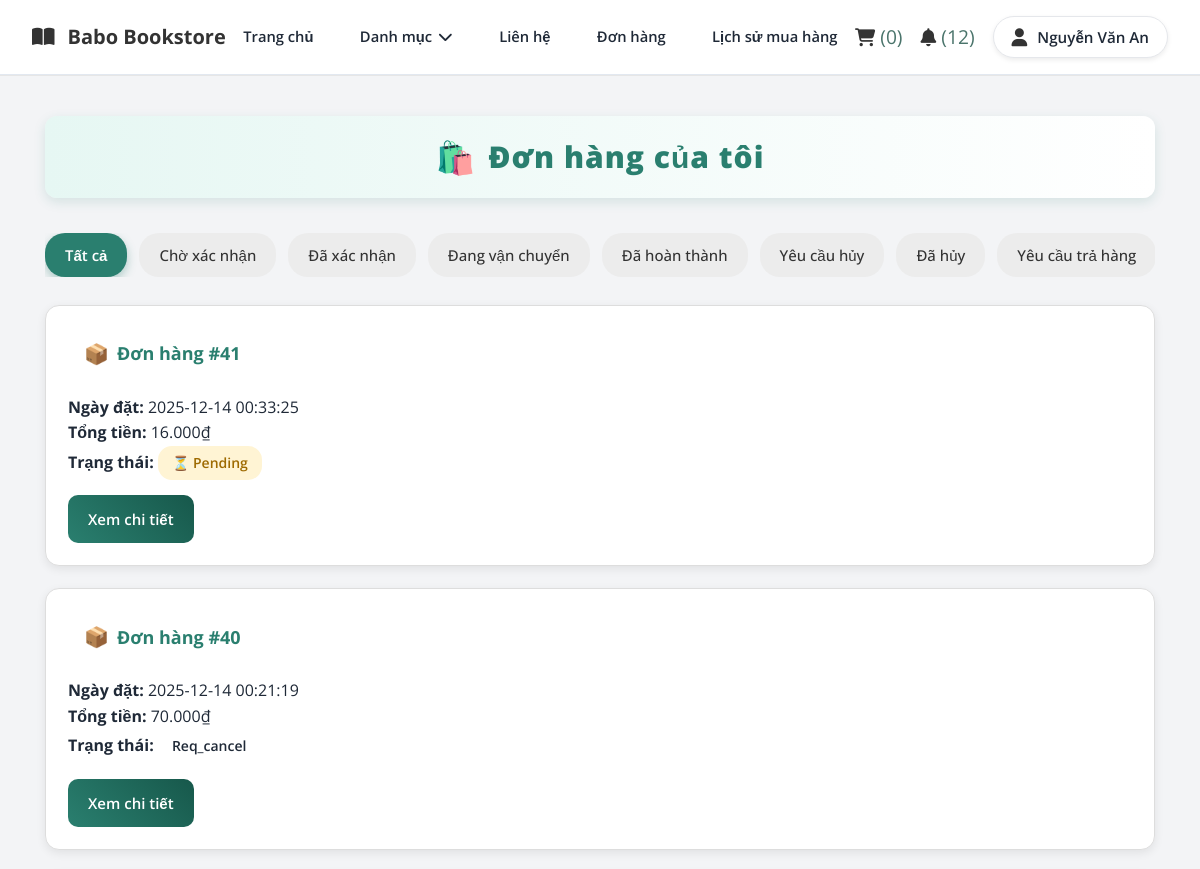
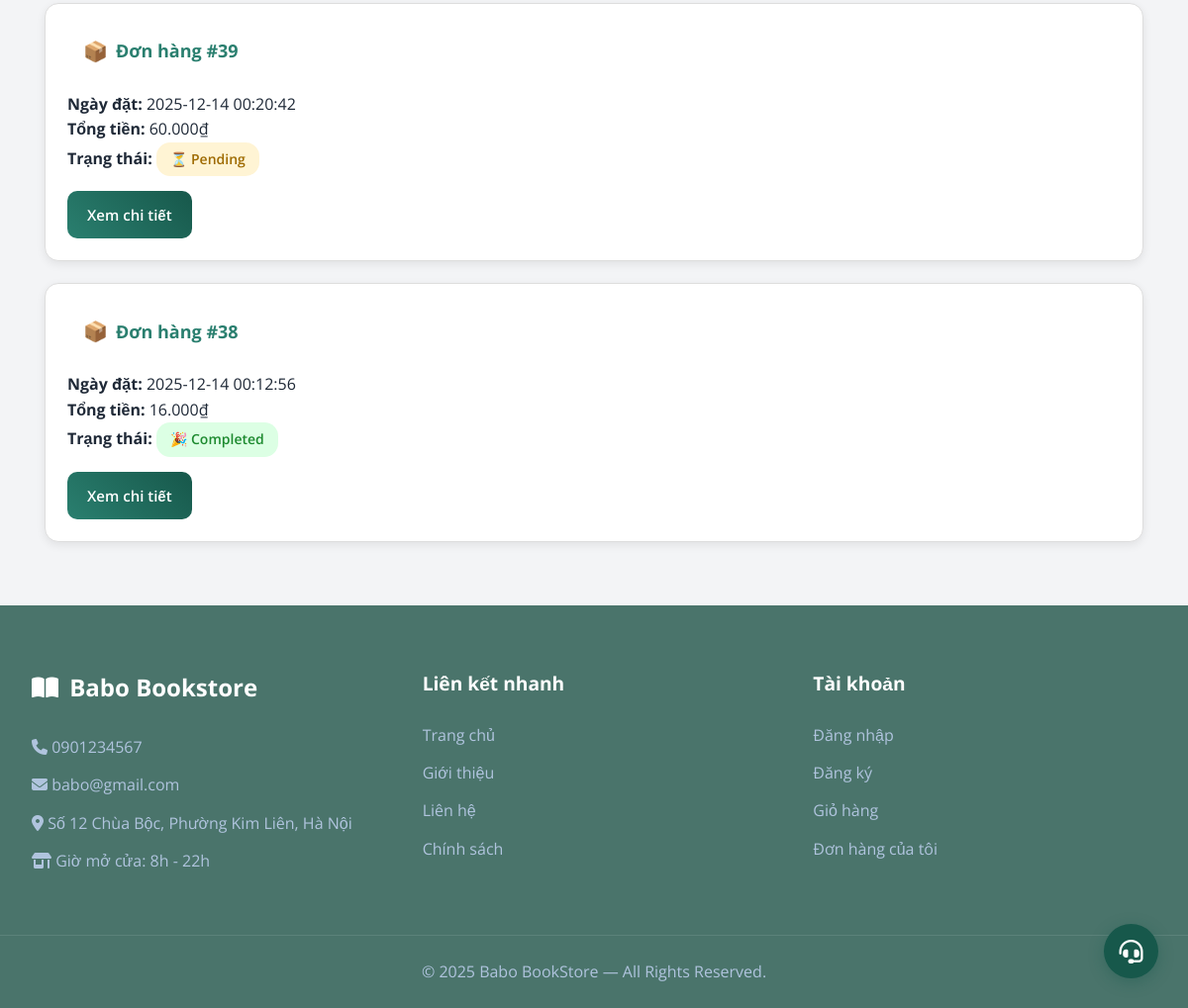
Page /order.php?status=all (signed in) on the committed database (2 pictures, top to bottom).
### tables this page shows
CREATE TABLE `users` (
  `user_id` int(11) NOT NULL,
  `full_name` varchar(100) NOT NULL,
  `email` varchar(150) NOT NULL,
  `password` varchar(255) NOT NULL,
  `phone` varchar(20) NOT NULL,
  `gender` enum('Nữ','Nam','Khác','') NOT NULL,
  `dob` date NOT NULL,
  `role` enum('customer','admin','','') NOT NULL,
  `created_at` datetime NOT NULL DEFAULT current_timestamp(),
  `status` enum('active','banned','','') NOT NULL,
  `reset_token` varchar(64) DEFAULT NULL,
  `token_expiry` datetime DEFAULT NULL,
  `login_attempts` int(11) DEFAULT 0,
  `last_attempt` datetime DEFAULT NULL
);

CREATE TABLE `orders` (
  `order_id` int(11) NOT NULL,
  `user_id` int(11) NOT NULL,
  `address_id` int(11) NOT NULL,
  `order_date` datetime NOT NULL DEFAULT current_timestamp(),
  `total_amount` decimal(10,2) NOT NULL,
  `payment_method` enum('COD','online','','') NOT NULL,
  `payment_status` enum('pending','paid','failed','') NOT NULL,
  `shipping_fee` decimal(10,2) NOT NULL,
  `order_status` enum('pending','confirmed','shipping','completed','canceled','req_cancel','reject_cancel','req_return','accept_return','reject_return') NOT NULL,
  `previous_status` varchar(50) DEFAULT NULL
);

### order.php (the view, shortened to what this page needs)
<?php
include 'connect.php';
$user_id = $_SESSION['user_id'];
$status = isset($_GET['status']) ? $_GET['status'] : 'none';
$filter = "";
$query = "
    SELECT o.*, u.full_name
    FROM orders o
    JOIN users u ON o.user_id = u.user_id
    WHERE o.user_id = '$user_id' $filter
    ORDER BY o.order_id DESC
";
$orders = mysqli_query($ocon, $query);
?>
<!DOCTYPE html>
<html lang="vi">
<head>
    <link rel="stylesheet" href="CSS/style.css">
     <link rel="stylesheet" href="CSS/order.css">
    <link rel="stylesheet" href="https://cdnjs.cloudflare.com/ajax/libs/font-awesome/6.4.0/css/all.min.css">
</head>
<body>
<?php include 'header.php'; ?>
<section class="orders_container">
    <h2>Đơn hàng của tôi</h2>
    <div class="order_tabs">
        <a href="order.php?status=all" class="tab <?= ($status=='all')?'active':'' ?>" data-tab="all">Tất cả</a>
        <a href="order.php?status=pending" class="tab <?= ($status=='pending')?'active':'' ?>" data-tab="pending">Chờ xác nhận</a>
        <a href="order.php?status=confirmed" class="tab <?= ($status=='confirmed')?'active':'' ?>" data-tab="confirmed">Đã xác nhận</a>
        <a href="order.php?status=shipping" class="tab <?= ($status=='shipping')?'active':'' ?>" data-tab="shipping">Đang vận chuyển</a>
        <a href="order.php?status=completed" class="tab <?= ($status=='completed')?'active':'' ?>" data-tab="completed">Đã hoàn thành</a>
        <a href="order.php?status=req_cancel" class="tab <?= ($status=='req_cancel')?'active':'' ?>" data-tab="req_cancel">Yêu cầu hủy</a>
        <a href="order.php?status=canceled" class="tab <?= ($status=='canceled')?'active':'' ?>" data-tab="canceled">Đã hủy</a>
        <a href="order.php?status=req_return"
   class="tab <?= ($status=='req_return')?'active':'' ?>">
   Yêu cầu trả hàng
</a>
    </div>
    <div id="order_list_wrapper">
        <div class="order_list">
            <?php if ($status !== "none") {   ?>
                <?php
                if (mysqli_num_rows($orders) > 0) {
                    while ($o = mysqli_fetch_assoc($orders)) {
                ?>
                <div class="order_item">
                    <h3>Đơn hàng #<?= $o['order_id'] ?></h3>
                    <p><strong>Ngày đặt:</strong> <?= $o['order_date'] ?></p>
                    <p><strong>Tổng tiền:</strong>
                        <?= number_format($o['total_amount'] + $o['shipping_fee'], 0, ',', '.') ?>₫
                    </p>
                    <p><strong>Trạng thái:</strong>
                        <span class="status <?= $o['order_status'] ?>">
                            <?= ucfirst($o['order_status']) ?>
                        </span>
                    </p>
                    <a href="order_detail.php?id=<?= $o['order_id']; ?>" class="order_detail_btn">
                        Xem chi tiết
                    </a>
                </div>
                <?php
                    }
                } else {
                    echo "<p class='empty'>Không có đơn hàng nào.</p>";
                }
                ?>
            <?php } ?>
        </div>
    </div>
</section>
<?php include 'footer.php'; ?>
</body>
</html>

### header.php (shortened to what this page needs)
<?php
include 'connect.php';
$unread_notif = 0;
$cart_id = 0;
$user_name = "";
if (isset($_SESSION['user_id'])) {
    $user_id = $_SESSION['user_id'];
    $user_query = mysqli_query($ocon, "SELECT full_name, role FROM users WHERE user_id = '$user_id'");
    if ($user = mysqli_fetch_assoc($user_query)) {
        $user_name = $user['full_name'];
    }
$unread_notif = 0;
if (!empty($_SESSION['user_id'])) {
    $user_id = intval($_SESSION['user_id']);
    $q = mysqli_query($ocon,
        "SELECT COUNT(*) AS total
         FROM notifications_customer
         WHERE user_id=$user_id AND is_read=0"
    );
    $unread_notif = ($q && $row = mysqli_fetch_assoc($q)) ? $row['total'] : 0;
}
    $cart_query = mysqli_query($ocon, "SELECT cart_id FROM carts WHERE user_id = '$user_id'");
    if (mysqli_num_rows($cart_query) > 0) {
        $cart = mysqli_fetch_assoc($cart_query);
        $cart_id = $cart['cart_id'];
    } else {
        mysqli_query($ocon, "INSERT INTO carts(user_id) VALUES('$user_id')");
        $cart_id = mysqli_insert_id($ocon);
    }
}
$total_cart_items = 0;
if ($cart_id > 0) {
    $count_cart_items = mysqli_query($ocon, "SELECT * FROM cart_items WHERE cart_id = '$cart_id'");
    $total_cart_items = mysqli_num_rows($count_cart_items);
}
?>
<link rel="stylesheet" href="CSS/header.css">
<header class="user_header">
    <div class="header_1">
        <div class="user_flex">
            <a href="index.php" class="book_logo">
                <i class="fas fa-book-open"></i> Babo Bookstore
            </a>
            <nav class="navbar">
                <a href="index.php">Trang chủ</a>
                <div class="category_menu">
    <a href="javascript:void(0)" class="category_btn">Danh mục <i class="fas fa-chevron-down"></i></a>
</div>
                <a href="contact.php">Liên hệ</a>
                <a href="order.php">Đơn hàng</a>
                <a href="purchase_history.php">Lịch sử mua hàng</a>
            </nav>
            <div class="icons">
                <a href="cart.php">
                    <i class="fas fa-shopping-cart"></i>
                    <span>(<?php echo $total_cart_items; ?>)</span>
                </a>
                <a href="notification_customer.php" class="notif_icon">
                    <i class="fas fa-bell"></i>
                    <?php if ($unread_notif > 0): ?>
                        (<span class="notif_count"><?= $unread_notif ?></span>)
                    <?php endif; ?>
                </a>
                <div class="user-menu">
                    <div id="user-btn" class="user_box">
    <i class="fas fa-user"></i>
    <span><?= $user_name ?: "Tài khoản" ?></span>
</div>
                </div>
            </div>
        </div>
    </div>
</header>

### CSS/style.css (style rules this page uses)
:root { --primary-color: #4a746b; --accent-color: #0b4644; --light-blue: #EFF6FF; --orange: #F59E0B; --text-color: #1F2937; --light-text: #4B5563; --white: #ffffff; --border-radius: 12px; --shadow: 0 10px 15px -3px rgba(0, 0, 0, 0.1), 0 4px 6px -2px rgba(0, 0, 0, 0.05); --transition: all 0.3s ease; }
* { margin: 0; padding: 0; box-sizing: border-box; font-family: 'Open Sans', sans-serif; text-decoration: none; list-style: none; border: none; outline: none; }
body { background-color: #f3f4f6; color: var(--text-color); line-height: 1.6; }
.user_header .header_1 { background-color: var(--white); border-bottom: 1px solid #e2e8f0; }
.user_flex { max-width: 1200px; margin: 0 auto; padding: 1rem 2rem; display: flex; align-items: center; justify-content: space-between; }
.book_logo { font-size: 1.5rem; font-weight: 700; color: var(--primary-color); display: flex; align-items: center; gap: 0.5rem; }
.user_flex .navbar { display: flex; gap: 2rem; }
.user_flex .navbar a { font-size: 1rem; color: var(--text-color); font-weight: 500; transition: var(--transition); }
.icons { display: flex; gap: 1.2rem; }
.icons a { font-size: 1.2rem; color: var(--primary-color); transition: var(--transition); }
.user_box { display: flex; align-items: center; gap: 10px; padding: 8px 18px; background: var(--white); border: 1px solid #e5e7eb; border-radius: 50px; box-shadow: 0 2px 5px rgba(0,0,0,0.08); transition: var(--transition); cursor: pointer; }
.user_box i { font-size: 1.3rem; color: var(--primary-color); }
.user_box span { font-size: 0.95rem; font-weight: 600; color: var(--text-color); white-space: nowrap; }
.user_flex .navbar { display: flex; align-items: center; gap: 1.4rem; }
.user_flex .navbar a { font-size: 0.92rem; font-weight: 600; color: var(--text-color); white-space: nowrap; transition: var(--transition); }
.category_menu .category_btn { font-size: 0.92rem !important; font-weight: 600; white-space: nowrap; }

### CSS/order.css (style rules this page uses)
:root { --main-green: #2a7f6f; --green-dark: #17584b; --green-light: #e2f3ef; --text-main: #333; --bg-light: #f8f9fa; }
.orders_container { max-width: 1150px; margin: 40px auto; padding: 0 20px; font-family: "Segoe UI", sans-serif; }
.orders_container h2 { font-size: 30px; font-weight: 800; color: var(--main-green); text-align: center; margin-bottom: 35px; padding: 15px 20px; border-radius: 12px; background: linear-gradient(90deg, #e6f7f3, #ffffff); box-shadow: 0 4px 12px rgba(42, 127, 111, 0.15); letter-spacing: 1px; display: flex; justify-content: center; align-items: center; gap: 12px; }
.orders_container h2::before { content: "🛍️"; font-size: 32px; }
.order_tabs { display: flex; gap: 12px; margin-bottom: 28px; overflow-x: auto; }
.order_tabs .tab { padding: 10px 20px; border-radius: 20px; background: #ececec; color: #333; text-decoration: none; font-size: 15px; transition: 0.25s ease; white-space: nowrap; font-weight: 500; }
.order_tabs .active { background: var(--main-green); color: #fff; font-weight: 600; box-shadow: 0 4px 10px rgba(42, 127, 111, 0.35); }
.order_list { display: flex; flex-direction: column; gap: 22px; }
.order_item { padding: 22px; border-radius: 14px; background: #fff; border: 1px solid #ddd; box-shadow: 0 3px 10px rgba(0,0,0,0.08); transition: 0.3s ease; }
.order_item h3 { font-size: 18px; font-weight: 700; color: var(--main-green); background: var(--soft-green); padding: 10px 16px; border-radius: 10px; display: inline-flex; align-items: center; gap: 8px; margin-bottom: 15px; }
.order_item h3::before { content: "📦"; font-size: 20px; }
.status { padding: 6px 14px; border-radius: 14px; font-size: 14px; font-weight: 600; display: inline-block; }
.status.pending { background: #fff4d4; color: #9e6a00; }
.status.completed { background: #dcffe4; color: #1d8a2f; }
.status.pending::before { content: "⏳ "; }
.status.completed::before { content: "🎉 "; }
.order_detail_btn { display: inline-block; margin-top: 15px; padding: 12px 20px; font-size: 15px; font-weight: 600; color: #fff; background: linear-gradient(45deg, var(--main-green), var(--green-dark)); text-decoration: none; border-radius: 10px; transition: 0.25s ease; }

### rows in the picture
users: full_name "Nguyễn Văn An"
orders: order_id "41", order_date "2025-12-14 00:33:25", $o['total_amount'] + $o['shipping_fee'] "16.000", order_status "Pending"
orders: order_id "40", order_date "2025-12-14 00:21:19", $o['total_amount'] + $o['shipping_fee'] "70.000", order_status "Req_cancel"
orders: order_id "39", order_date "2025-12-14 00:20:42", $o['total_amount'] + $o['shipping_fee'] "60.000", order_status "Pending"
orders: order_id "38", order_date "2025-12-14 00:12:56", $o['total_amount'] + $o['shipping_fee'] "16.000", order_status "Completed"

### other values in the picture
$total_cart_items "0"
$unread_notif "12"
